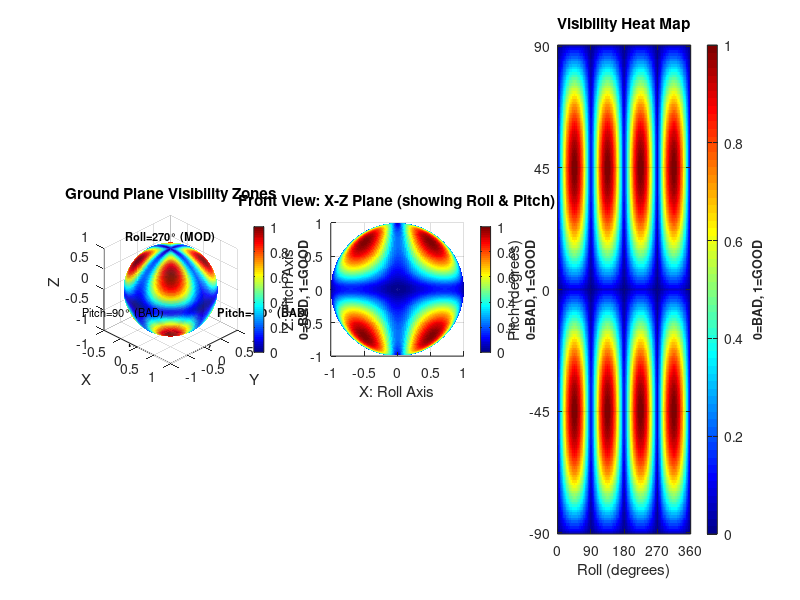

This chart was generated by the following MATLAB code:
% Visualizes good/bad visibility regions based on roll and pitch angles
% 4 roll regions × 4 pitch regions = 8 unique zones

clear; close all;

[x, y, z] = sphere(200); % increase resolution for smoother fields on sphere

% Convert to spherical coordinates (roll = azimuth, pitch = elevation from xy-plane)
% roll: 0-360 deg
% pitch: -90 to 90 deg
roll = atan2d(y, x);  % map points on sphere to -180 to 180 deg roll anlge using atan2 (deg) (forward / backward motion)
roll(roll < 0) = roll(roll < 0) + 360;  % Convert to 0-360 deg
pitch = asind(z);  % map points on sphere to -90 to 90 deg pitch angle using asin (deg)

% visibility function
% 4 pitch regions: around -90, -45, +45, +90 deg
% 4 roll regions: 0-90, 90-180, 180-270, 270-360 deg
visibility = zeros(size(roll));

for i = 1:size(roll, 1)
    for j = 1:size(roll, 2)
        r = roll(i, j);
        p = pitch(i, j);

        % Determine pitch region
        % 0°/180°:  VERY BAD - no ground visible (default horizontal orientatiion)
        % 90°/270°  MODERATE - sees ground close (small area but high point density)
        % ±45°:     GOOD - optimal ground view (large area)


        % TODO: Maybe change to 0.2 + 0.8 * diag for a more smooth transition between bad and moderate
        pitch_rad = p * pi/180; % convert to rad
        pitch_optim = abs(sin(2 * pitch_rad));  % period of 180° -> Max at ±45°, min at 0°/±90°; abs for symmetry -- e.g. sin(2*45°)=sin(90°)=1, sin(2*0°)=sin(0°)=0, sin(2*90°)=sin(180°)=0
        pitch_score = 0.1 + 0.9 * pitch_optim;  % 0.1 at 0°/±90°, 1.0 at ±45° -- avoids 0 visibility

        % Determine roll region
        % 0°/180°:              VERY BAD - no ground visible (default horizontal orientatiion)
        % 90°/270°:             MODERATE - sees ground but close (small area but high point density)
        % 45°/135°/225°/315°:   GOOD - optimal ground view (large area)
        roll_rad = r * pi/180; % convert to rad
        roll_optim = abs(sin(2 * roll_rad));  % period of 180° -> Max at 45°, 135°, 225°, 315°, min at 0°/180°; abs for symmetry -- e.g. sin(2*45°)=sin(90°)=1, sin(2*135°)=sin(270°)=1, sin(2*0°)=sin(0°)=0
        roll_score = 0.1 + 0.9 * roll_optim;  % 0.1 at 0°/180°, 1.0 at 45°, 135°, 225°, 315° -- avoids 0 visibility

        % Combined visibility score (0 = bad, 1 = good)
        visibility(i, j) = pitch_score * roll_score; % TODO:currently only high when both are high -- maybe find better option
    end
end

% transitions between regions using Gaussian blur
vis_smooth = visibility;
kernel_size = 5; % size of neighborhood for avg
for i = 1:size(visibility, 1)
    for j = 1:size(visibility, 2)
        % Get neighborhood indices
        i_range = max(1, i-kernel_size):min(size(visibility,1), i+kernel_size); % avoid out-of-bounds
        j_range = max(1, j-kernel_size):min(size(visibility,2), j+kernel_size); % avoid out-of-bounds
        vis_smooth(i, j) = mean(mean(visibility(i_range, j_range))); % compute avg of defined neighborhood
    end
end

% Normalize
visibility = vis_smooth;
visibility = (visibility - min(visibility(:))) / (max(visibility(:)) - min(visibility(:))); % [0...1]

% Create figure
figure('Position', [100, 100, 1920, 1080]);

% Plot 1: Sphere with visibility coloring
subplot(1, 3, 1);
surf(x, y, z, visibility, 'EdgeColor', 'none', 'FaceAlpha', 0.9);
colormap(jet);
cb = colorbar;
caxis([0, 1]);
ylabel(cb, '0=BAD, 1=GOOD', 'FontSize', 9, 'FontWeight', 'bold');
axis equal;
xlabel('X'); ylabel('Y'); zlabel('Z');
title('Ground Plane Visibility Zones');
view(45, 30); % TODO: adjust view potentially but then also adjust annotations
% lighting gouraud;
% light('Position', [1, 1, 1]);
grid on;

% annotations for roll &pitch
text(1.4, 0, 0, 'Pitch=-90° (BAD)', 'HorizontalAlignment', 'left', 'FontSize', 8, 'FontWeight', 'bold');
text(0, -1.4, 0, 'Pitch=90° (BAD)', 'HorizontalAlignment', 'center', 'FontSize', 8);
text(0, 0, 1.3, 'Roll=270° (MOD)', 'HorizontalAlignment', 'center', 'FontSize', 8, 'FontWeight', 'bold');
text(0, 0, -1.3, 'Roll=90° (MOD)', 'HorizontalAlignment', 'center', 'FontSize', 8, 'FontWeight', 'bold');

% Plot 2: Frontal view for clarity of symmetry
subplot(1, 3, 2);
surf(x, y, z, visibility, 'EdgeColor', 'none', 'FaceAlpha', 0.9);
colormap(jet);
cb = colorbar;
caxis([0, 1]);
ylabel(cb, '0=BAD, 1=GOOD', 'FontSize', 9, 'FontWeight', 'bold');
axis equal;
xlabel('X: Roll Axis');
zlabel('Z: Pitch Axis');
title('Front View: X-Z Plane (showing Roll & Pitch)');
view(0, 0);
% lighting gouraud;
% light('Position', [1, 1, 1]);
grid on;

% Plot 3: 2D map of visibility
subplot(1, 3, 3);
[roll_grid, pitch_grid] = meshgrid(0:2:360, -90:1:90);
vis_map = zeros(size(roll_grid));

for i = 1:size(roll_grid, 1)
    for j = 1:size(roll_grid, 2)
        r = roll_grid(i, j);
        p = pitch_grid(i, j);

        pitch_rad = p * pi/180;
        diagonal_pitch = abs(sin(2 * pitch_rad));
        pitch_score = 0.1 + 0.9 * diagonal_pitch;

        roll_rad = r * pi/180;
        diagonal_roll = abs(sin(2 * roll_rad));
        roll_score = 0.1 + 0.9 * diagonal_roll;

        vis_map(i, j) = pitch_score * roll_score;
    end
end

vis_map = (vis_map - min(vis_map(:))) / (max(vis_map(:)) - min(vis_map(:)));

imagesc(0:2:360, -90:1:90, vis_map);
colormap(jet);
cb = colorbar;
caxis([0, 1]);
ylabel(cb, '0=BAD, 1=GOOD', 'FontSize', 9, 'FontWeight', 'bold');
xlabel('Roll (degrees)');
ylabel('Pitch (degrees)');
title('Visibility Heat Map');
axis xy;
grid on;

% axes markings
set(gca, 'XTick', [0, 90, 180, 270, 360]);
set(gca, 'YTick', [-90, -45, 0, 45, 90]);

% % Add zone boundary lines
% hold on;
% % 4 roll regions: vertical lines at 0, 90, 180, 270
% for r = [0, 90, 180, 270, 360]
%     plot([r, r], [-90, 90], 'k-', 'LineWidth', 1.5);
% end
% % 4 pitch regions: horizontal lines
% for p = [-67.5, -22.5, 22.5, 67.5]
%     plot([0, 360], [p, p], 'k-', 'LineWidth', 1.5);
% end
% hold off;

fprintf('\n=== Visibility Zones ===\n');
fprintf('PITCH Regions:\n');
fprintf('  0°: VERY BAD (horizontal - no ground visible)\n');
fprintf('  ±90°: MODERATE (straight up/down - close ground, small area, high density)\n');
fprintf('  ±45°: GOOD (optimal tilt - large ground area visible)\n\n');
fprintf('ROLL Regions:\n');
fprintf('  0°/180°: VERY BAD (no ground visible - looking forward/back)\n');
fprintf('  90°/270°: MODERATE (close ground - small area, high point density)\n');
fprintf('  45°/135°/225°/315°: GOOD (optimal ground view - large area)\n\n');
fprintf('Color coding:\n');
fprintf('  Red (0.7-1.0): Good visibility\n');
fprintf('  Yellow (0.3-0.7): Moderate visibility\n');
fprintf('  Blue (0.0-0.3): Poor visibility\n');

function visibility_score = get_visibility(pitch_deg, roll_deg)
    pitch_rad = pitch_deg * pi/180;
    pitch_optim = abs(sin(2 * pitch_rad));
    pitch_score = 0.1 + 0.9 * pitch_optim;

    roll_rad = roll_deg * pi/180;
    roll_optim = abs(sin(2 * roll_rad));
    roll_score = 0.1 + 0.9 * roll_optim;

    visibility_score = pitch_score * roll_score;
end

fprintf('\n=== Example Queries ===\n');
test_angles = [0, 0; 45, 45; 90, 0; 45, 90; 0, 90];
for i = 1:size(test_angles, 1)
    p = test_angles(i, 1);
    r = test_angles(i, 2);
    vis = get_visibility(p, r);
    fprintf('Pitch=%3d°, Roll=%3d° -> Visibility = %.3f\n', p, r, vis);
end


